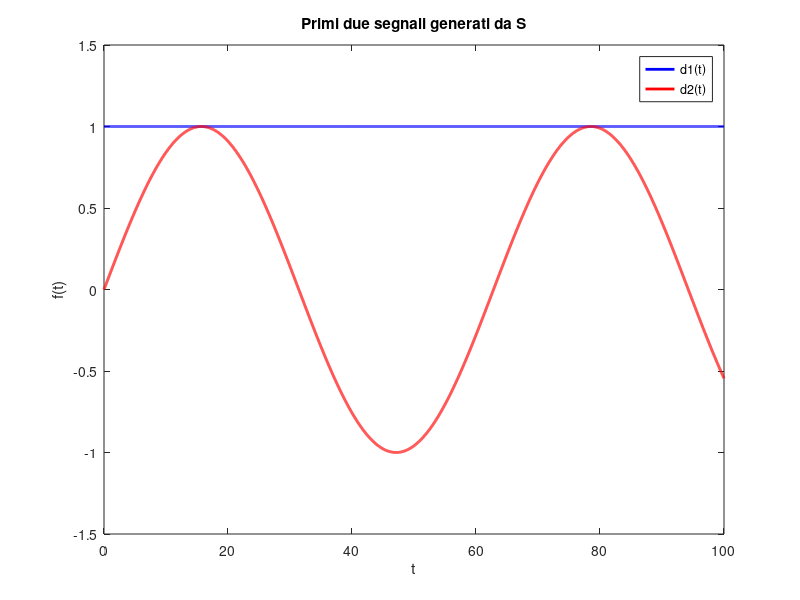

Write MATLAB code to recreate this figure.

clc; 
clear all;
close all;

%% Definizione matrici del problema di regolazione

g = 9.81;

A = [
    0 1 0 0; 
    0 -1 0 0; 
    0 0 0 1; 
    0 1 g 0
    ];

B = [0; 1; 0; -1];

PH = [
    0 0 0; 
    1 0 0; 
    0 0 0; 
    -1 0 0
    ];

C = [1 0 0 0; 0 0 1 0];

Cs = [1 0 0 0];

Q = [0 -1 0];

% Frequenza sinusoide
w = 0.1;

S = [0, 0, 0;
     0, 0, w;
     0,-w, 0];

%% Verifica che Assunzione 1, e che S genera segnali giusti

% Calcolo degli autovalori e autovettori della matrice S
autoVal = eig(S);

% Le condizioni iniziali scelte per generare d1(t)=d1, d2(t)=α*sin(w*t)
alpha = 1;  % ampiezza del segnale sinusoidale
d10 = 1;    % valore costante del disturbo
d20 = 0;    % d2(0)=0 per avere sin(w*t) puro
d30 = alpha; 

d0 = [d10; d20; d30];  

% Definisco e risolvo ode
t_span = 0:0.01:100;
odefun = @(t,d) S*d;
[t_num, d_num] = ode45(odefun, t_span, d0);

figure()
plot(t_num, d_num(:,1), 'b-', 'LineWidth', 2);
hold on;
plot(t_num, d_num(:,2), 'r-', 'LineWidth', 2);
xlabel('t');
ylabel('f(t)');
title('Primi due segnali generati da S');
legend('d1(t)', 'd2(t)');
hold off;

%% Verifica assunzione 2 (coppia (A,B) raggiungibile)

% Verifica la raggiungibilità della coppia (A,B)
rankAB = rank([B A*B A^2*B A^3*B]);
disp("La matrice ha rango pieno quindi sistema controllabile/raggiungibile");

% Metodo automatico
Co = ctrb(A, B);
rank_Co = rank(Co);

%% FULL INFORMATION...

%% Verifica Lemma di Hautus

condizione_soddisfatta = true;
for k = 1:length(autoVal)
    s = autoVal(k);
    
    % Matrice di Hautus per il problema di regolazione
    % rank([sI-A, B; Cs, 0]) = n + p per tutti gli s appartenenti allo spettro di S
    n = size(A,1);  % n = 4
    p = size(Cs,1); % p = 1
    
    M = [s*eye(n)-A, B; Cs, zeros(p, size(B,2))];
    rango = rank(M);
    
    fprintf('s = %.4f%+.4fi: rank = %d (richiesto: %d)', ...
            real(s), imag(s), rango, n+p);
    
    if rango == n+p
        fprintf('Condizione soddisfatta\n');
    else
        fprintf('Condizione non soddisfatta\n');
        condizione_soddisfatta = false;
    end
end

%% Trovo K (quando d=0)

% Vettore poli desiderati
v = [-1.5,-1,-1.2,-0.8];

% Poli desiderati per A+BK (distinti per evitare errore place)
K = place(A,-B,v);


% Verifica della stabilità
A_cl = A + B*K;
eig_cl = eig(A_cl);
if all(real(eig_cl) < 0)
    fprintf('Sistema a ciclo chiuso stabilizzato\n');
else
    fprintf('Sistema NON stabilizzato\n');
end


%% Soluzione delle FBI equations
% Funzione per risoluzione equazioni di sylvester generalizzate (fbi equations)
function [X] = generalized_sylvester(A,B,C,D,E)
% GENERALIZED_SYLVESTER X = generalized_sylvester(A,B,C,D,E) returns the
% solution X to the matrix equation AXB + CXD = E, if it exists
% 
%   Returns the solution X to the matrix equation AXB + CXD = E where A and
%       C are square matrices of dimension n times n, B and D are square
%       matrices of dimension m times m, and E is a matrix of dimension
%       n times m, so long as such a solution exists and is unique.
% 
%   INPUTS
%   A,C: square matrices of dimension n times n, such that (A,C) form a
%       regular matrix pencil;
%   B,D: square matrices of dimension m times m, such that (B,D) form a
%       regular matrix pencil, and the generalized eigenvalues of (A,C) and
%       (-B,D) are disjoint;
%   E: a matrix of dimension n times m;
% 
%   OUTPUTS
%   X: a matrix of dimension n times m satisfying AXB + CXD = E;
% 
% 
%     Created by Joel D. Simard
% 
%     Get dimensions of the matrices A and B. These will be used to validate consistency of all inputs A, B, C, D, and E.
    n = length(A);
    m = length(B);

    % All inputs must be numeric
    % A and C must be square matrices of the same size 
    % B and D must be square matrices of the same size
    % E must be a matrix with number of rows being the same as A and C,
    % and number of columns being the same as B and D
    required_classes = {'numeric'};
    required_attributes_A_C = {'nonempty','finite','nonnan','square','size',[n,n]};
    required_attributes_B_D = {'nonempty','finite','nonnan','square','size',[m,m]};
    required_attributes_E = {'nonempty','finite','nonnan','size',[n,m]};
    
    % Validate the properties described above
    validateattributes(A,required_classes,required_attributes_A_C,'','A',1);
    validateattributes(B,required_classes,required_attributes_B_D,'','B',2);
    validateattributes(C,required_classes,required_attributes_A_C,'','C',3);
    validateattributes(D,required_classes,required_attributes_B_D,'','D',4);
    validateattributes(E,required_classes,required_attributes_E,'','E',5);

    % NOTE ON OBTAINING THE SOLUTION: Here I use a vectorization approach to easily determine the solution. However, this approach requires inverting a nm times nm matrix, which could be problematic for large problems. To avoid this, a generalized eigenvalue/eigenvector approach should be implemented in the future.
    % To do this, add a check for regularity and disjoint generalized spectra of the matrix penxils (A + x C), (D - x B), then apply generalized eigenvectors to calculate X element by element.

    % Calculate the vectorization of the solution X by using the kronecker product (for any matrices A, B, C, vec(A*B*C) = kron(transpose(C),A)*vec(B))
    kronecker_vectorization_factor = kron(transpose(B),A) + kron(transpose(D),C);
    
    % Before trying to calculate the inverse, check that it is invertible. If it is not invertible, then there does not exist a unique solution to the generalized Sylvester equation (there is either no solution, or there is an infinite set solutions)
    validateattributes(det(kronecker_vectorization_factor),required_classes,{'nonempty','finite','nonnan','nonzero'},'','the determinant of the Kronecker vectorization factor (required to be invertible for the existence of a unique solution to the generalized Sylvester equation)');
    vecX = kronecker_vectorization_factor\E(:);
    
    % Check that vec(X) is acceptable before reshaping (numeric, nonempty, finite, nonnan, and has size [n*m,1])
    required_attributes_vecX = {'nonempty','finite','nonnan','size',[n*m,1]};
    validateattributes(vecX,required_classes,required_attributes_vecX,'','the solution to the generalized Sylvester equation, X,');
    
    %Reshape vec(X) into the n times m matrix X
    X = reshape(vecX,n,m);
end

%AXB + CXD = E
A_ext = [A, B; Cs, zeros(size(Cs,1),size(B,2))];
B_ext = eye(size(S));
C_ext = -[eye(size(A,1)) zeros(size(A,1), size(B,2)); zeros(size(Cs,1),size(A,1)+size(B,2))];
D_ext = S;
E_ext = -[PH; Q];

X = generalized_sylvester(A_ext, B_ext, C_ext, D_ext, E_ext);

% Estraggo Pi e Gamma
Pi = X(1:size(A,1), :);
Gamma = X(size(A,1)+1:end, :);



% Verifica equazioni FBI
err1 = A*Pi + B*Gamma + PH - Pi*S;
err2 = Cs*Pi + Q;

%% Creazione controllore

% So che la formula è u=K*x+L*d, dove K è quella calcolata prima e 
% L = Gamma - K * Pi

L = Gamma - K * Pi;
%L = [-1.0000   -0.1391   -0.0545]; %QUELLA GIUSTA per w=0.1!
%L = [-1.0000    0.4644   -0.0833]; %QUELLA GIUSTA per w=1!
